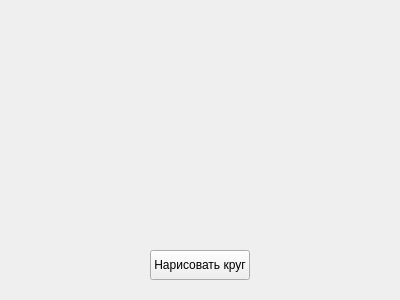
<?xml version="1.0" encoding="UTF-8"?>
<ui version="4.0">
    <class>MainWindow</class>
    <widget class="QMainWindow" name="MainWindow">
        <property name="geometry">
            <rect>
                <x>0</x>
                <y>0</y>
                <width>400</width>
                <height>300</height>
            </rect>
        </property>
        <widget class="QWidget" name="centralwidget">
            <widget class="QPushButton" name="pushButton">
                <property name="geometry">
                    <rect>
                        <x>150</x>
                        <y>250</y>
                        <width>100</width>
                        <height>30</height>
                    </rect>
                </property>
                <property name="text">
                    <string>Нарисовать круг</string>
                </property>
            </widget>
        </widget>
    </widget>
</ui>
